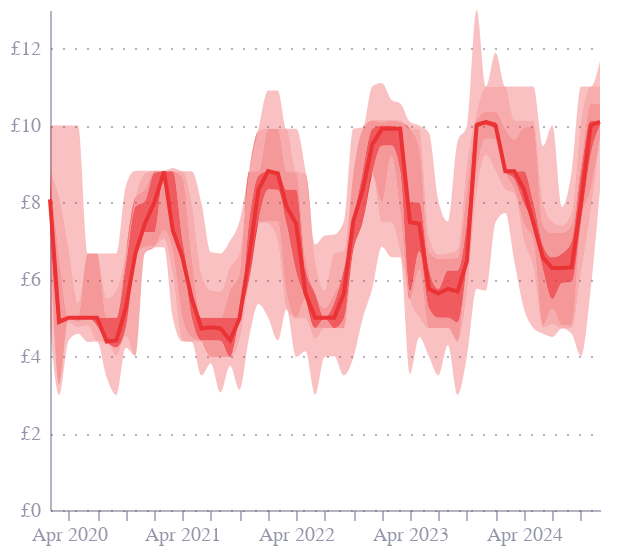

Write notebook code for a chart like this one.
### Code cell
quantiles = alt.Chart(df).mark_area(
    interpolate='monotone',
).encode(
    x='quote_date:T',
    y=alt.Y('price:Q', title="", axis=alt.Axis(labelExpr="'£'+datum.label")),
    tooltip=[
        {'type': 'quantitative', 'field': 'quantile', 'title': 'Quantile'},
        {'type': 'quantitative', 'field': 'price_true', 'title': 'Price'},
        {'type': 'temporal', 'field': 'quote_date', 'title': 'Date'},
    ],
    color=alt.Color('quantile:O', 
                    legend=None,
                    scale=alt.Scale(
                        range=  ["rgba(255,230,240,0.0)",
  "rgba(235,51,54,0.3)",
  "rgba(235,51,54,0.4)",
  "rgba(235,51,54,0.5)",
  "rgba(235,51,54,0.8)",
  "rgba(235,51,54,0.5)",
  "rgba(235,51,54,0.4)",
  "rgba(235,51,54,0.3)",
  "rgba(255,230,240,0.0)"]
    # range=[
    #     "transparent",
    # ]+["rgb(235,51,54)"]*10

        )),
    order=alt.Order('quantile:O', sort='ascending')
)

median_line = alt.Chart(median_df).mark_line(color='rgb(235,51,54)', strokeWidth=2).encode(
    x=alt.X('quote_date:T', title='', axis=alt.Axis(format="%b %Y")),
    y=alt.Y('price:Q', title='', axis=alt.Axis(labelExpr="'£'+datum.label")),
)

chart = quantiles + median_line

chart = chart.properties(
    width=275,
    height=250
)

chart.save("strawberry_prices_pctiles.png", scale_factor=4)
chart.save("strawberry_prices_pctiles.json", scale_factor=4)  # Save as JSON for use in web applications
chart

### Figure 1 — Vega specification as saved in the notebook (floating-point values rounded to 4 significant figures; data arrays with more than 128 entries replaced by an {"elided": "..."} marker saying what was removed)
{"$schema": "https://vega.github.io/schema/vega/v5.json", "data": [{"name": "source_1", "values": [{"price": 8.075, "quote_date": "2020-02-01T00:00:00.000"}, {"price": 4.89, "quote_date": "2020-03-01T00:00:00.000"}, {"price": 5.0, "quote_date": "2020-04-01T00:00:00.000"}, {"price": 5.0, "quote_date": "2020-05-01T00:00:00.000"}, {"price": 5.0, "quote_date": "2020-06-01T00:00:00.000"}, {"price": 5.0, "quote_date": "2020-07-01T00:00:00.000"}, {"price": 4.38, "quote_date": "2020-08-01T00:00:00.000"}, {"price": 4.41, "quote_date": "2020-09-01T00:00:00.000"}, {"price": 5.25, "quote_date": "2020-10-01T00:00:00.000"}, {"price": 6.67, "quote_date": "2020-11-01T00:00:00.000"}, {"price": 7.44, "quote_date": "2020-12-01T00:00:00.000"}, {"price": 8.0, "quote_date": "2021-01-01T00:00:00.000"}, {"price": 8.8, "quote_date": "2021-02-01T00:00:00.000"}, {"price": 7.27, "quote_date": "2021-03-01T00:00:00.000"}, {"price": 6.57, "quote_date": "2021-04-01T00:00:00.000"}, {"price": 5.5, "quote_date": "2021-05-01T00:00:00.000"}, {"price": 4.72, "quote_date": "2021-06-01T00:00:00.000"}, {"price": 4.75, "quote_date": "2021-07-01T00:00:00.000"}, {"price": 4.72, "quote_date": "2021-08-01T00:00:00.000"}, {"price": 4.41, "quote_date": "2021-09-01T00:00:00.000"}, {"price": 4.98, "quote_date": "2021-10-01T00:00:00.000"}, {"price": 6.57, "quote_date": "2021-11-01T00:00:00.000"}, {"price": 8.33, "quote_date": "2021-12-01T00:00:00.000"}, {"price": 8.81, "quote_date": "2022-01-01T00:00:00.000"}, {"price": 8.75, "quote_date": "2022-02-01T00:00:00.000"}, {"price": 7.89, "quote_date": "2022-03-01T00:00:00.000"}, {"price": 7.44, "quote_date": "2022-04-01T00:00:00.000"}, {"price": 5.63, "quote_date": "2022-05-01T00:00:00.000"}, {"price": 5.0, "quote_date": "2022-06-01T00:00:00.000"}, {"price": 5.0, "quote_date": "2022-07-01T00:00:00.000"}, {"price": 5.0, "quote_date": "2022-08-01T00:00:00.000"}, {"price": 5.63, "quote_date": "2022-09-01T00:00:00.000"}, {"price": 7.5, "quote_date": "2022-10-01T00:00:00.000"}, {"price": 8.33, "quote_date": "2022-11-01T00:00:00.000"}, {"price": 9.5, "quote_date": "2022-12-01T00:00:00.000"}, {"price": 9.91, "quote_date": "2023-01-01T00:00:00.000"}, {"price": 9.91, "quote_date": "2023-02-01T00:00:00.000"}, {"price": 9.91, "quote_date": "2023-03-01T00:00:00.000"}, {"price": 7.48, "quote_date": "2023-04-01T00:00:00.000"}, {"price": 7.445, "quote_date": "2023-05-01T00:00:00.000"}, {"price": 5.75, "quote_date": "2023-06-01T00:00:00.000"}, {"price": 5.63, "quote_date": "2023-07-01T00:00:00.000"}, {"price": 5.75, "quote_date": "2023-08-01T00:00:00.000"}, {"price": 5.68, "quote_date": "2023-09-01T00:00:00.000"}, {"price": 6.48, "quote_date": "2023-10-01T00:00:00.000"}, {"price": 10.0, "quote_date": "2023-11-01T00:00:00.000"}, {"price": 10.09, "quote_date": "2023-12-01T00:00:00.000"}, {"price": 10.0, "quote_date": "2024-01-01T00:00:00.000"}, {"price": 8.81, "quote_date": "2024-02-01T00:00:00.000"}, {"price": 8.81, "quote_date": "2024-03-01T00:00:00.000"}, {"price": 8.33, "quote_date": "2024-04-01T00:00:00.000"}, {"price": 7.47, "quote_date": "2024-05-01T00:00:00.000"}, {"price": 6.56, "quote_date": "2024-06-01T00:00:00.000"}, {"price": 6.29, "quote_date": "2024-07-01T00:00:00.000"}, {"price": 6.29, "quote_date": "2024-08-01T00:00:00.000"}, {"price": 6.31, "quote_date": "2024-09-01T00:00:00.000"}, {"price": 8.0, "quote_date": "2024-10-01T00:00:00.000"}, {"price": 10.0, "quote_date": "2024-11-01T00:00:00.000"}, {"price": 10.09, "quote_date": "2024-12-01T00:00:00.000"}], "transform": [{"type": "formula", "expr": "toDate(datum['quote_date'])", "as": "quote_date"}]}, {"name": "source_0", "values": {"elided": "472 records"}, "transform": [{"type": "formula", "expr": "toDate(datum['quote_date'])", "as": "quote_date"}]}, {"name": "source_0_color_domain_quantile", "values": [{"quantile": 0.1}, {"quantile": 0.2}, {"quantile": 0.3}, {"quantile": 0.4}, {"quantile": 0.6}, {"quantile": 0.7}, {"quantile": 0.8}, {"quantile": 0.9}]}], "marks": [{"type": "group", "name": "layer_0_pathgroup", "from": {"facet": {"data": "source_0", "name": "faceted_path_layer_0_main", "groupby": ["quantile", "quantile"]}}, "encode": {"update": {"width": {"field": {"signal": null, "datum": null, "group": "width", "parent": null}}, "height": {"field": {"signal": null, "datum": null, "group": "height", "parent": null}}}}, "marks": [{"type": "area", "name": "layer_0_marks", "from": {"data": "faceted_path_layer_0_main"}, "sort": {"field": "x"}, "encode": {"update": {"interpolate": {"value": "monotone"}, "fill": {"field": "quantile", "scale": "color"}, "x": {"field": "quote_date", "scale": "x"}, "defined": {"signal": "isValid(datum[\"quote_date\"]) && isFinite(+datum[\"quote_date\"]) && isValid(datum[\"price\"]) && isFinite(+datum[\"price\"])"}, "orient": {"value": "vertical"}, "y": {"field": "price_end", "scale": "y"}, "tooltip": {"signal": "{\"Quantile\": format(datum[\"quantile\"], \"\"), \"Price\": format(datum[\"price_true\"], \"\"), \"Date\": timeFormat(datum[\"quote_date\"], '%b %d, %Y')}"}, "y2": {"field": "price_start", "scale": "y"}}}, "style": ["area"]}]}, {"type": "line", "name": "layer_1_marks", "from": {"data": "source_1"}, "sort": {"field": "x"}, "encode": {"update": {"stroke": {"value": "rgb(235,51,54)"}, "x": {"field": "quote_date", "scale": "x"}, "y": {"field": "price", "scale": "y"}, "strokeWidth": {"value": 2}, "defined": {"signal": "isValid(datum[\"quote_date\"]) && isFinite(+datum[\"quote_date\"]) && isValid(datum[\"price\"]) && isFinite(+datum[\"price\"])"}}}, "style": ["line"]}], "scales": [{"name": "x", "type": "time", "domain": {"fields": [{"data": "source_0", "field": "quote_date"}, {"data": "source_1", "field": "quote_date"}]}, "range": [0, {"signal": "width"}]}, {"name": "y", "type": "linear", "domain": {"fields": [{"data": "source_0", "field": "price_start"}, {"data": "source_0", "field": "price_end"}, {"data": "source_1", "field": "price"}]}, "range": [{"signal": "height"}, 0], "zero": true, "nice": true}, {"name": "color", "type": "ordinal", "domain": {"data": "source_0_color_domain_quantile", "field": "quantile", "sort": true}, "range": ["rgba(255,230,240,0.0)", "rgba(235,51,54,0.3)", "rgba(235,51,54,0.4)", "rgba(235,51,54,0.5)", "rgba(235,51,54,0.8)", "rgba(235,51,54,0.5)", "rgba(235,51,54,0.4)", "rgba(235,51,54,0.3)", "rgba(255,230,240,0.0)"], "interpolate": "hcl"}], "axes": [{"scale": "y", "gridScale": "x", "maxExtent": 0, "orient": "left", "zindex": 0, "grid": true, "aria": false, "tickCount": 8, "minExtent": 0, "ticks": false, "labels": false, "domain": false}, {"scale": "x", "format": "%b %Y", "tickCount": 10, "grid": false, "zindex": 0, "labelFlush": true, "labelOverlap": true, "orient": "bottom", "labelBaseline": "top"}, {"scale": "y", "tickCount": 8, "orient": "left", "encode": {"labels": {"update": {"text": {"signal": "'£'+datum.label"}}}}, "zindex": 0, "grid": false, "labelOverlap": true}], "style": "cell", "config": {"range": {"category": ["#36B7B4", "#E6224B", "#F4C245", "#0063AF", "#00A767", "#179FDB", "#EB5C2E"], "diverging": ["#E6224B", "#E54753", "#C9C9C9", "#179FDB", "#122B39"], "heatmap": ["#C9C9C9", "#179FDB", "#0063AF", "#122B39"], "ordinal": ["#00A767", "#36B7B4", "#179FDB", "#0063AF", "#243B5A"]}, "mark": {"line": {"interpolate": "monotone"}}, "axisX": {"domainColor": "#676A86", "domainOpacity": 0.5, "grid": false, "labelAngle": 0, "labelColor": "#676A86", "labelOpacity": 0.7, "orient": "bottom", "tickColor": "#676A86", "tickCount": 10, "tickOpacity": 0.5, "title": false, "titleAlign": "center", "titleAnchor": "middle", "titleColor": "#676A86", "titleFontSize": 12, "titleOpacity": 0.8, "titleY": -15}, "axisY": {"domainColor": "#676A86", "domainOpacity": 0.5, "gridColor": "#676A86", "gridDash": [1, 5], "gridOpacity": 0.5, "labelColor": "#676A86", "labelOpacity": 0.7, "labelPadding": 5, "tickColor": "#676A86", "tickCount": 8, "tickOpacity": 0.5, "ticks": false, "titleAlign": "left", "titleAngle": 0, "titleBaseline": "bottom", "titleColor": "#676A86", "titleFontSize": 12, "titleOpacity": 0.8, "titleX": 0, "titleY": -7}, "style": {"guide-label": {"font": "Circular Std"}, "guide-title": {"font": "Circular Std"}, "group-title": {"font": "Circular Std"}, "group-subtitle": {"font": "Circular Std"}, "cell": {"stroke": "transparent", "width": 400, "height": 300}, "text": {"font": "Circular Std"}}}, "padding": 5, "height": 250, "width": 275, "background": "white"}
